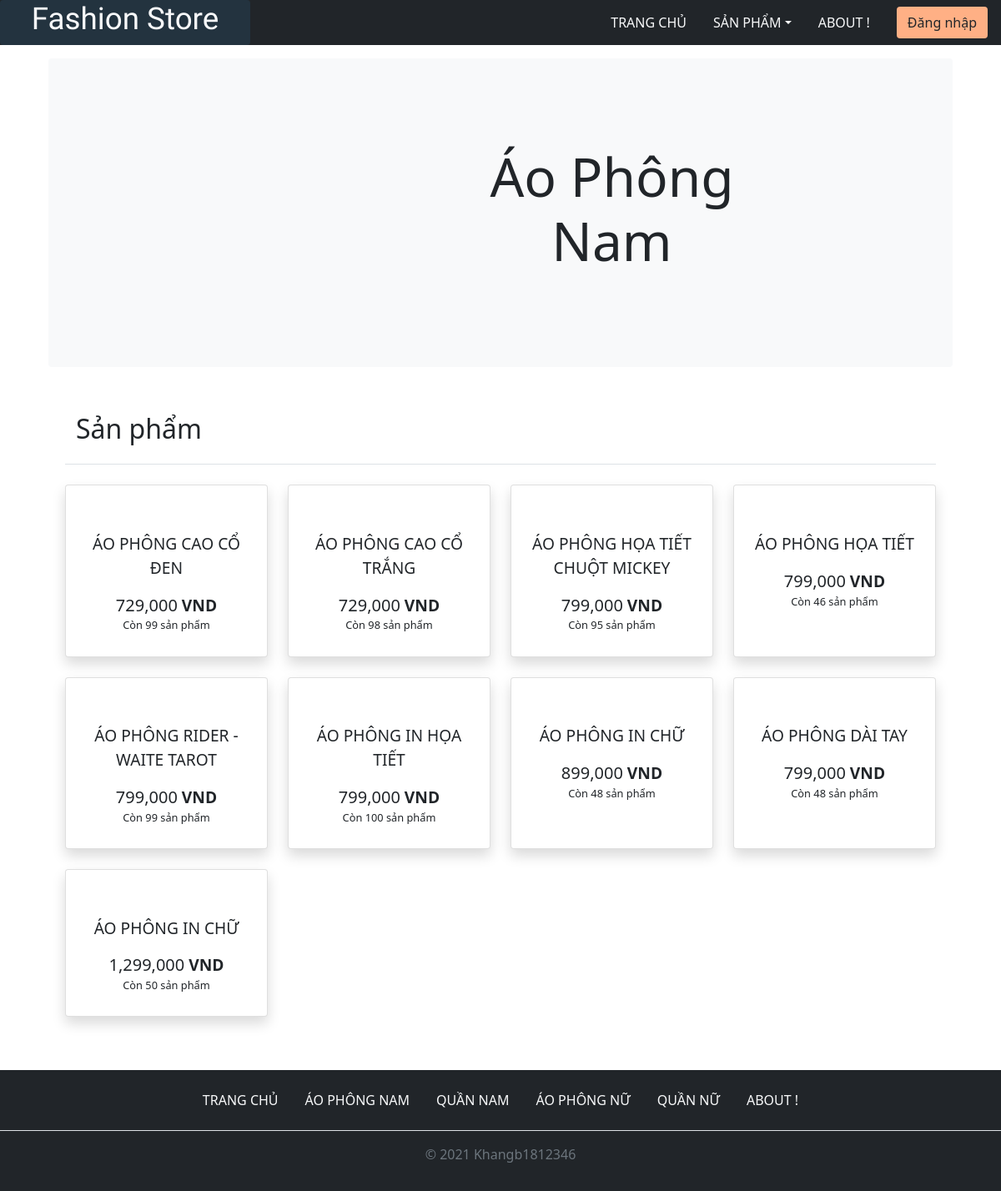
/banhang/category_page.php?id=16, run on the app's committed database.
### tables this page shows
CREATE TABLE `loaihanghoa` (
  `MaLoaiHang` int(11) NOT NULL,
  `TenLoaiHang` varchar(30) NOT NULL,
  `url` varchar(200) NOT NULL COMMENT 'url_img'
);

CREATE TABLE `hanghoa` (
  `MSHH` int(10) NOT NULL,
  `TenHH` varchar(50) NOT NULL,
  `QuyCach` varchar(1000) NOT NULL,
  `Gia` int(10) UNSIGNED NOT NULL,
  `SoLuongHang` int(10) UNSIGNED NOT NULL,
  `MaLoaiHang` int(11) NOT NULL,
  `adddate` timestamp NOT NULL DEFAULT current_timestamp(),
  `time_update` timestamp NOT NULL DEFAULT current_timestamp() ON UPDATE current_timestamp()
);

### banhang/libs/database.php (called while the page is built, shortened)
<?php
function db_get_list($sql)
{
    global $conn;
    $data = array();
    $resul = mysqli_query($conn, $sql);
    while ($row = mysqli_fetch_assoc($resul)) {
        $data[] = $row;
    }
    return $data;
}
function db_get_row($sql)
{
    global $conn;
    $resul = mysqli_query($conn, $sql);
    $row = array();
    if (mysqli_num_rows($resul) > 0) {
        $row = mysqli_fetch_assoc($resul);
    }
    return $row;
}

### banhang/category_page.php (the view, shortened to what this page needs)
<?php
require_once('./libs/database.php');
$id = '';
if (isset($_GET['id'])) {
    $id = $_GET['id'];
    $sql_id = 'SELECT * FROM LoaiHangHoa WHERE MaLoaiHang=' . $id;
    $result = db_get_row($sql_id);
    if ($result != 1) {
        $name_category = $result['TenLoaiHang'];
    }
}
$sql_list = 'SELECT * FROM hanghoa WHERE MaLoaiHang=' . $id;
$list = db_get_list($sql_list);
?>
<!DOCTYPE html>
<html lang="en">
<head>
    <link href="https://cdn.jsdelivr.net/npm/bootstrap@5.1.3/dist/css/bootstrap.min.css" rel="stylesheet">
    <link rel="stylesheet" href="./assests/css/style.css">
    <link rel="stylesheet" href="https://cdn.jsdelivr.net/npm/bootstrap-icons@1.6.0/font/bootstrap-icons.css">
</head>
<?php include_once('./widgets/header.php'); ?>
<div id="page_category">
    <div class="category container" data-aos="fade-down">
        <div class="rounded p-3 p-md-2 m-md-3 text-center bg-light d-flex align-items-center">
            <div class="col-md-5 p-lg-5 mx-auto my-5">
                <h1 class="display-3 fw-normal"><?= $name_category ?></h1>
            </div>
        </div>
    </div>
    <div class="container px-4 py-3" id="custom-cards">
        <div class="container px-4 py-3" id="custom-cards">
            <a href="#danh_muc" class="btn link-dark">
                <h2 class="text-center">Sản phẩm</h2>
            </a>
            <p class="pb-2 border-bottom"></p>
            <div id="danh_muc" class="row row-cols-1 row-cols-lg-4 align-items-stretch g-4 py-2">
                <?php
                foreach ($list as $row) {
                    $sql_list_img = 'SELECT url FROM hinhhanghoa WHERE MSHH=' . $row['MSHH'];
                    $url_img = db_get_row($sql_list_img);
                    echo '<div class="col">
                    <div class="card card-cover rounded shadow h-100">
                        <div class="d-flex flex-column h-100 p-1 text-shadow-1">
                            <a href="./single_page.php?id=' . $row['MSHH'] . '" class="btn link-dark h-100">
                                <img src="' . $url_img['url'] . '" alt="" class="img-fluid mb-3" id=url' . $row['MSHH'] . '>
                                <div class="content_item mt-2 ">
                                <p class="name_product mt-3 lh-3" id=ten' . $row['MSHH'] . '>' . $row['TenHH'] . '</p>
                                <h5 class="cost my-2 d-inline" id=gia' . $row['MSHH'] . '>' . number_format($row['Gia'], 0, '.', ',') . '</h5>
                                <span><strong>VND</strong></span>
                                <p class="inventory mb-3" name=' . $row['SoLuongHang'] . '  id=soluonghang' . $row['MSHH'] . '>Còn ' . $row['SoLuongHang'] . ' sản phẩm</p>
                                <p class="intro"></p>
                                </div>
                            </a>
                            <div class="buy_item d-flex w-100 flex-column justify-content-center align-items-center bg-white shadow">
                                <div class="input-group input-group-sm mb-3 w-75">
                                    <div class="input-group-prepend">
                                        <span class="input-group-text" id="inputGroup-sizing-sm">
                                            Số lượng:
                                        </span>
                                    </div>
                                    <input type="number" value=1 min="1" max=' . $row['SoLuongHang'] . ' class="form-control" id=soluong' . $row['MSHH'] . ' aria-label="Small" aria-describedby="inputGroup-sizing-sm">
                                </div>
                                <p class="error text-danger p-0 mb-1"></p>
                                <button class="btn btn-success " id=' . $row['MSHH'] . ' onclick="getInfo(this.id)">
                                    <i class="bi bi-basket"></i>
                                    <span>Thêm vào giỏ</span>
                                </button>
                            </div>
                        </div>
                    </div>
                </div>';
                }
                ?>
            </div>
        </div>
    </div>
</div>
<?php include_once('./widgets/footer.php'); ?>

### banhang/widgets/header.php (shortened to what this page needs)
<?php
$sql = 'SELECT * FROM loaihanghoa';
$resul = db_get_list($sql);
?>
<!DOCTYPE html>
<html lang="en">
<head>
    <link href="https://cdn.jsdelivr.net/npm/bootstrap@5.1.3/dist/css/bootstrap.min.css" rel="stylesheet">
    <link rel="stylesheet" href="./assests/css/style.css">
    <link rel="stylesheet" href="https://unpkg.com/aos@next/dist/aos.css" />
    <link rel="stylesheet" href="https://cdn.jsdelivr.net/npm/bootstrap-icons@1.6.0/font/bootstrap-icons.css">
</head>
<body>
    <header class="site-header sticky-top">
        <div class="container-fluid p-0 d-flex justify-content-between bg-dark btn-outline-light">
            <div class="logo w-25 my-color-header rounded">
                <a href="./index.php" class="d-flex d-inline-block justify-content-center align-items-center btn p-0">
                    <h3 class="text-light mx-2 text-logo">Fashion Store</h3>
                </a>
            </div>
            <div class="d-flex flex-wrap align-items-center justify-content-center ">
                <ul class="nav col-12 col-lg-auto me-lg-auto mb-2 justify-content-center mb-md-0 mobile" id="navbarToggleExternalContent">
                    <li><a href="./index.php" class="nav-link px-3 rounded  btn-outline-secondary link-light upcase">Trang chủ</a></li>
                    <li class="nav-item dropdown">
                        <a class="nav-link dropdown-toggle px-3 link-light rounded btn-outline-secondary upcase" href="#" id="dropdown01" data-bs-toggle="dropdown" aria-expanded="True">Sản phẩm</a>
                    </li>
                    <li><a href="#" class="nav-link px-3 link-light rounded btn-outline-secondary upcase" data-bs-toggle="modal" data-bs-target="#modalAbout">About !</a></li>
                    <div class="mx-3 d-flex justify-content-center align-items-center position-relative" id='info_user'>
                    </div>
                </ul>
            </div>
    </header>

### banhang/widgets/footer.php (shortened to what this page needs)
<?php
$sql = 'SELECT * FROM LoaiHangHoa';
$resul = db_get_list($sql);
?>
<footer class="py-3 mt-4 bg-dark">
    <ul class="nav justify-content-center border-bottom pb-3 mb-3">
        <li><a href="./index.php" class="nav-link px-3 rounded  btn-outline-secondary link-light upcase">Trang chủ</a></li>
        <?php
        foreach ($resul as $row) {
            echo '<li><a class="nav-link px-3 link-light rounded btn-outline-secondary upcase" href="./category_page.php?id=' . $row['MaLoaiHang'] . '">' . $row['TenLoaiHang'] . '</a></li>';
        }
        ?>
        <li><a href="#" class="nav-link px-3 link-light rounded btn-outline-secondary upcase">About !</a></li>
    </ul>
    <p class="text-center text-muted">&copy; 2021 Khangb1812346</p>
</footer>
</body>
</html>

### banhang/assests/css/style.css (style rules this page uses)
:root { --primary--color:#0984e3; }
.my-color-header { background-color: #23333f; }
.link-dark { font-size: 1.2rem; }
.upcase { text-transform: uppercase; }
.card { position: relative; }
.name_product { font-size: 1.2rem; }
.inventory { font-size: 0.8rem; }
@media only screen and (min-width: 64em) { .logo h3 { font-family: 'Yuji Mai', serif; font-size: 2.3rem; } }

### data on the page
loaihanghoa: TenLoaiHang "Áo Phông Nam", TenLoaiHang "ÁO PHÔNG NAM"
hanghoa: TenHH "ÁO PHÔNG CAO CỔ ĐEN", Gia "729,000", SoLuongHang "99"
hanghoa: TenHH "ÁO PHÔNG CAO CỔ TRẮNG", Gia "729,000", SoLuongHang "98"
hanghoa: TenHH "ÁO PHÔNG HỌA TIẾT CHUỘT MICKEY", Gia "799,000", SoLuongHang "95"
hanghoa: TenHH "ÁO PHÔNG HỌA TIẾT", Gia "799,000", SoLuongHang "46"
hanghoa: TenHH "ÁO PHÔNG RIDER - WAITE TAROT", Gia "799,000", SoLuongHang "99"
hanghoa: TenHH "ÁO PHÔNG IN HỌA TIẾT", Gia "799,000", SoLuongHang "100"
hanghoa: TenHH "ÁO PHÔNG IN CHỮ", Gia "899,000", SoLuongHang "48"
hanghoa: TenHH "ÁO PHÔNG DÀI TAY", Gia "799,000", SoLuongHang "48"
hanghoa: TenHH "ÁO PHÔNG IN CHỮ", Gia "1,299,000", SoLuongHang "50"
loaihanghoa: TenLoaiHang "QUẦN NAM"
loaihanghoa: TenLoaiHang "ÁO PHÔNG NỮ"
loaihanghoa: TenLoaiHang "QUẦN NỮ"
